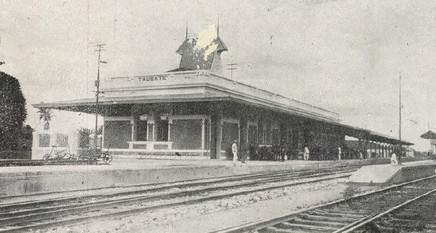
#> input picture testes/imagem.jpg, 436 x 233 px
$ python main.py   (older library calls are emulated)
#> lines starting #> are read from the running program, lines starting #| are printed output that depends on the picture
### testes/ruidos_e_filtros.py
import numpy as np
import cv2
import pywt


# Função para aplicar o filtro Laplaciano
def laplaciano(img):
    kernel = np.array([[0, 1, 0], [1, -4, 1], [0, 1, 0]])
    return cv2.filter2D(img, -1, kernel)


# Função para aplicar o filtro Gaussiano
def gaussiano(img, tamanho_kernel=5, sigma=1):
    return cv2.GaussianBlur(img, (tamanho_kernel, tamanho_kernel), sigma)


# Função para aplicar o filtro de média
def media(img, tamanho_kernel=5):
    return cv2.blur(img, (tamanho_kernel, tamanho_kernel))


# Função para aplicar o filtro de mediana
def mediana(img, tamanho_kernel=5):
    return cv2.medianBlur(img, tamanho_kernel)


# Função para aplicar o filtro Sobel
def sobel(img):
    grad_x = cv2.Sobel(img, cv2.CV_64F, 1, 0, ksize=3)
    grad_y = cv2.Sobel(img, cv2.CV_64F, 0, 1, ksize=3)
    return cv2.magnitude(grad_x, grad_y)


# Função para aumentar a acuidade da imagem
def agucamento(img):
    kernel = np.array([[-1, -1, -1], [-1, 9, -1], [-1, -1, -1]])
    return cv2.filter2D(img, -1, kernel)


# Função otimizada para aplicar o ruído sal e pimenta
def ruido_sal_pimenta(img, probabilidade=0.02):
    output = img.copy()

    # Criar máscara de ruído
    rnd = np.random.random(img.shape)

    # Aplicar sal (pixels brancos)
    output[rnd < probabilidade / 2] = 255

    # Aplicar pimenta (pixels pretos)
    output[rnd > 1 - probabilidade / 2] = 0

    return output


# Função melhorada para aplicar ruído gaussiano
def ruido_gaussiano(img, media=0, sigma=25):
    # Garantir que a imagem está em float64 para evitar overflow
    img_float = img.astype(np.float64)

    # Gerar ruído gaussiano
    gauss = np.random.normal(media, sigma, img.shape)

    # Adicionar ruído à imagem
    noisy = img_float + gauss

    # Normalizar valores para o intervalo [0, 255]
    noisy = np.clip(noisy, 0, 255)

    return noisy.astype(np.uint8)


# Função para calcular a transformada de Fourier com filtro passa-baixa
def transformada_fourier(img):
    rows, cols = img.shape
    crow, ccol = rows // 2, cols // 2

    # Transformada de Fourier e centralização do espectro
    f = np.fft.fft2(img)
    fshift = np.fft.fftshift(f)

    # Máscara de filtro passa-baixa (experimente ajustar o valor "50")
    mask = np.zeros((rows, cols), np.uint8)
    mask[crow - 50:crow + 50, ccol - 50:ccol + 50] = 1

    # Aplicar filtro e realizar a transformada inversa
    fshift_filtered = fshift * mask
    f_ishift = np.fft.ifftshift(fshift_filtered)
    img_back = np.abs(np.fft.ifft2(f_ishift))

    # Retornar o espectro de magnitude em escala logarítmica para visualização
    magnitude_spectrum = 20 * np.log(np.abs(fshift) + 1)
    return img_back, magnitude_spectrum


# Função para aplicar a transformada de Haar usando PyWavelets
def transformada_haar(img):
    coeffs2 = pywt.dwt2(img, 'haar')  # Decomposição da imagem
    LL, (LH, HL, HH) = coeffs2  # LL é a aproximação, LH, HL e HH são os detalhes
    return LL, LH, HL, HH

### testes/main.py
import cv2
import numpy as np
import tkinter as tk
from tkinter import ttk
from PIL import Image, ImageTk
from ruidos_e_filtros import (
    ruido_sal_pimenta, ruido_gaussiano, laplaciano, gaussiano,
    media, mediana, sobel, agucamento, transformada_fourier, transformada_haar
)


# Função para exibir as combinações de filtros e ruídos
def exibir_combinacoes(img):
    # Aplica os filtros e gera as imagens processadas
    img_laplaciano = laplaciano(img)
    img_gaussiano_blur = gaussiano(img)
    img_media = media(img)
    img_mediana = mediana(img)
    img_sobel = sobel(img)
    img_agucamento = agucamento(img)

    # Aplica os ruídos
    img_sal_pimenta = ruido_sal_pimenta(img.copy())
    img_gaussiano = ruido_gaussiano(img.copy())
    img_combined_noise = ruido_sal_pimenta(ruido_gaussiano(img.copy()))

    # Aplica a transformada de Fourier
    img_back_fourier, magnitude_fourier = transformada_fourier(img)
    img_back_fourier_sp = transformada_fourier(img_sal_pimenta)  # Fourier + Sal e Pimenta
    img_back_fourier_gauss = transformada_fourier(img_gaussiano)  # Fourier + Gaussiano

    # Aplica a transformada Haar
    LL_wavelet, LH_wavelet, HL_wavelet, HH_wavelet = transformada_haar(img)
    LL_wavelet_sp, LH_wavelet_sp, HL_wavelet_sp, HH_wavelet_sp = transformada_haar(
        img_sal_pimenta)  # Haar + Sal e Pimenta
    LL_wavelet_gauss, LH_wavelet_gauss, HL_wavelet_gauss, HH_wavelet_gauss = transformada_haar(
        img_gaussiano)  # Haar + Gaussiano

    # Inicia a janela principal do Tkinter
    root = tk.Tk()
    root.title("Exibição de Filtros e Ruídos")

    # Definindo a janela para tela cheia (opcional)
    root.state('zoomed')  # Isso maximiza a janela automaticamente

    # Cria uma barra de rolagem
    canvas = tk.Canvas(root)
    scroll_y = tk.Scrollbar(root, orient="vertical", command=canvas.yview)
    canvas.configure(yscrollcommand=scroll_y.set)

    # Cria o frame onde as imagens serão exibidas
    frame = tk.Frame(canvas)
    canvas.create_window((0, 0), window=frame, anchor="nw")

    # Função para ajustar o tamanho das imagens para o mesmo tamanho
    def ajustar_tamanho(imagem, tamanho=(400, 400)):
        img_pil = Image.fromarray(np.uint8(imagem))
        img_pil = img_pil.resize(tamanho, Image.Resampling.LANCZOS)  # Atualizado para usar LANCZOS
        return ImageTk.PhotoImage(img_pil)

    # Adiciona as imagens no frame
    imagens = [
        (img, 'Imagem Original'),
        (img_laplaciano, 'Laplaciano'),
        (img_gaussiano_blur, 'Gaussiano'),
        (img_media, 'Filtro Média'),
        (img_mediana, 'Filtro Mediana'),
        (img_sobel, 'Filtro Sobel'),
        (img_agucamento, 'Filtro Aguçamento'),
        (img_sal_pimenta, 'Sal e Pimenta'),
        (img_gaussiano, 'Ruído Gaussiano'),
        (img_combined_noise, 'Sal e Pimenta + Gaussiano'),
        (magnitude_fourier, 'Magnitude Fourier'),
        (img_back_fourier, 'Fourier Processada'),
        (img_back_fourier_sp, 'Fourier + Sal e Pimenta'),
        (img_back_fourier_gauss, 'Fourier + Gaussiano'),
        (LL_wavelet, 'Wavelet LL'),
        (LH_wavelet, 'Wavelet LH'),
        (HL_wavelet, 'Wavelet HL'),
        (HH_wavelet, 'Wavelet HH'),
        (LL_wavelet_sp, 'Wavelet LL + Sal e Pimenta'),
        (LH_wavelet_sp, 'Wavelet LH + Sal e Pimenta'),
        (HL_wavelet_sp, 'Wavelet HL + Sal e Pimenta'),
        (HH_wavelet_sp, 'Wavelet HH + Sal e Pimenta'),
        (LL_wavelet_gauss, 'Wavelet LL + Gaussiano'),
        (LH_wavelet_gauss, 'Wavelet LH + Gaussiano'),
        (HL_wavelet_gauss, 'Wavelet HL + Gaussiano'),
        (HH_wavelet_gauss, 'Wavelet HH + Gaussiano'),
    ]

    # Função para adicionar as imagens ao frame
    def mostrar_imagens(imagens):
        row_idx = 0  # Inicializa o índice de linha para o grid
        col_idx = 0  # Inicializa o índice de coluna para o grid

        for i, (img_item, titulo) in enumerate(imagens):
            # Verifique se a imagem é válida (np.ndarray e com tipo correto)
            if isinstance(img_item, np.ndarray):
                if img_item.ndim == 2:  # Imagem em escala de cinza
                    img_tk = ajustar_tamanho(img_item)
                elif img_item.ndim == 3:  # Imagem colorida
                    img_tk = ajustar_tamanho(img_item)
                else:
                    print(f"Formato inválido para a imagem: {titulo}")
                    continue
            else:
                print(f"Tipo inválido para a imagem: {titulo}")
                continue

            # Cria o container para cada imagem e título
            title_label = tk.Label(frame, text=titulo, font=("Arial", 12), anchor="n", width=20, height=2)
            title_label.grid(row=row_idx, column=col_idx, padx=10, pady=5, sticky="n")

            img_label = tk.Label(frame, image=img_tk)
            img_label.image = img_tk
            img_label.grid(row=row_idx + 1, column=col_idx, padx=10, pady=10)

            # Atualiza os índices de linha e coluna
            col_idx += 1
            if col_idx == 2:  # Após duas imagens, passa para a próxima linha
                col_idx = 0
                row_idx += 2  # Incrementa 2 para deixar espaço para título e imagem

    # Mostrar as imagens
    mostrar_imagens(imagens)

    # Atualiza o tamanho do frame para se ajustar ao conteúdo
    frame.update_idletasks()
    canvas.config(scrollregion=canvas.bbox("all"))

    # Coloca a barra de rolagem
    canvas.grid(row=0, column=0, sticky="nsew")
    scroll_y.grid(row=0, column=1, sticky="ns")

    # Expande a tela para preencher a área
    root.grid_rowconfigure(0, weight=1)
    root.grid_columnconfigure(0, weight=1)

    # Inicia o loop da interface gráfica
    root.mainloop()


if __name__ == "__main__":
    # Carregar a imagem
    img = cv2.imread('imagem.jpg', cv2.IMREAD_GRAYSCALE)
#> img: shape (233, 436); min 32, max 251, mean 172.5

    # Verificar se a imagem foi carregada corretamente
    if img is None:
        print("Erro ao carregar a imagem!")
    else:
        # Exibir as combinações de filtros e ruídos
        exibir_combinacoes(img)
#> in agucamento, `return cv2.filter2D(img, -1, kernel)`:
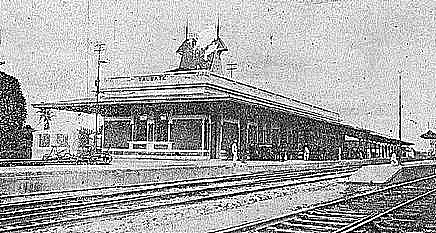
#> returned value: shape (233, 436); min 0, max 255, mean 168.1
#> call 2 of ruido_gaussiano, with media = 0, sigma = 25
#> in ruido_gaussiano (call 2), `noisy = img_float + gauss`:
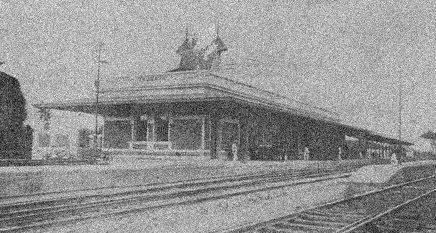
#> noisy: shape (233, 436) float64; min -35.83, max 321.3, mean 172.5; drawn with min black and max white
#> in transformada_fourier (call 3), `magnitude_spectrum = 20 * np.log(np.abs(fshift) + 1)`:
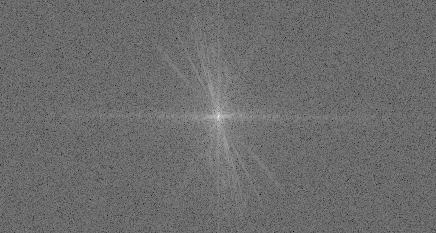
#> magnitude_spectrum: shape (233, 436) float64; min 61.21, max 333.5, mean 177; drawn with min black and max white
#> in transformada_haar (call 3), `LL, (LH, HL, HH) = coeffs2`:
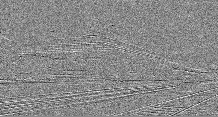
#> LH: shape (117, 218) float64; min -167, max 143.5, mean 0.1; drawn with min black and max white
#> in transformada_haar (call 3), `LL, (LH, HL, HH) = coeffs2`:
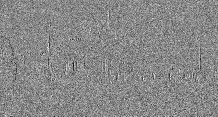
#> HL: shape (117, 218) float64; min -157, max 135.5, mean -0.3; drawn with min black and max white
#> in transformada_haar (call 3), `LL, (LH, HL, HH) = coeffs2`:
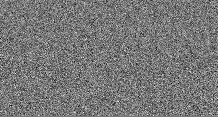
#> HH: shape (117, 218) float64; min -96.5, max 108.5, mean 0; drawn with min black and max white
#> the loop in mostrar_imagens, `for i, (img_item, titulo) in enumerate(imagens):` made 26 passes
#> (titulo, row_idx) on passes 2, 4, 6, 8, 10, 12, 16, 18, 20, 22, 24, 26: ('Laplaciano', 2), ('Filtro Média', 4), ('Filtro Sobel', 6), ('Sal e Pimenta', 8), ('Sal e Pimenta + Gaussiano', 10), ('Fourier Processada', 12), ('Wavelet LH', 14), ('Wavelet HH', 16), ('Wavelet LH + Sal e Pimenta', 18), ('Wavelet HH + Sal e Pimenta', 20), ('Wavelet LH + Gaussiano', 22), ('Wavelet HH + Gaussiano', 24)
#> titulo on passes 1, 3, 5, 7, 9, 11: 'Imagem Original', 'Gaussiano', 'Filtro Mediana', 'Filtro Aguçamento', 'Ruído Gaussiano', 'Magnitude Fourier'
#| Tipo inválido para a imagem: Fourier + Sal e Pimenta
#| Tipo inválido para a imagem: Fourier + Gaussiano
#> pass 3, in ajustar_tamanho (call 3), `img_pil = img_pil.resize(tamanho, Image.Resampling.LANCZOS)`:
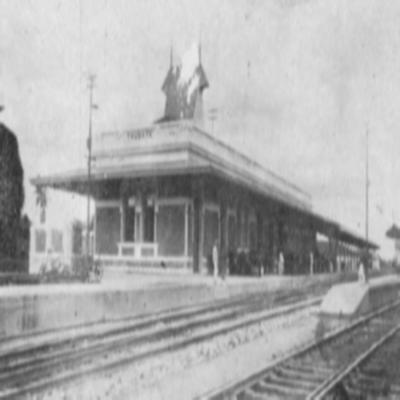
#> img_pil: PIL image 400x400 L; min 49, max 235, mean 172.5
#> after the loop in mostrar_imagens, `for i, (img_item, titulo) in enumerate(imagens):`: col_idx = 0; row_idx = 24
